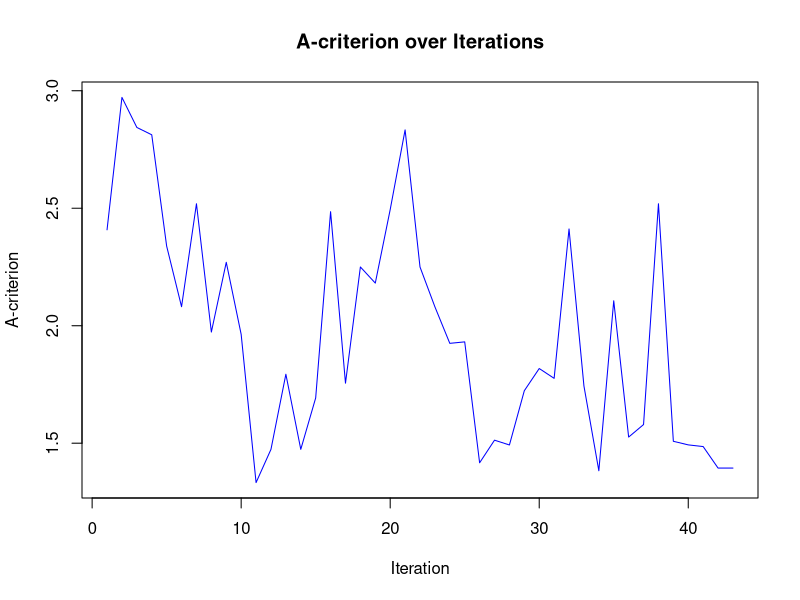

The R script that drew this image:
library(tidyverse)

P_matrix <- function(Z, R, G) {
  R_inv <- solve(R)
  G_inv <- solve(G)
  XtR_invZ <- t(Z) %*% R_inv %*% Z
  middle_inv <- solve(XtR_invZ + G_inv) 
  P <- R_inv - R_inv %*% Z %*% middle_inv %*% t(Z) %*% R_inv
  return(P)
}

a_criterion_r <- function(X, D, P){
  C <- t(X) %*% P %*% X
  C_inv <- solve(C)
  lambda <- D %*% C_inv %*% t(D)
  return(sum(diag(lambda)))
}

#？
a_criterion_f <- function(Xb, Xt){
  X <- cbind(Xb, Xt)
  information_matrix <- t(X) %*% X
  cols_Xt <- ncol(Xt)
  Xt_information <- information_matrix
  Xt_information_inv <- MASS::ginv(Xt_information)[(nrow(information_matrix) - cols_Xt + 1):nrow(information_matrix), 
                                              (ncol(information_matrix) - cols_Xt + 1):ncol(information_matrix)]
  return(sum(diag(Xt_information_inv)))
}
#？
is_matrix_in_list <- function(matrix, list_of_matrices) {
  for (mat in list_of_matrices) {
    if (identical(matrix, mat)) {
      return(TRUE)
    }
  }
  return(FALSE)
}


generate_all_permutations <- function(X) {
  n <- nrow(X)
  neighbors <- list()  
  index <- 1  
  
  for (i in 1:(n-1)) {
    for (j in (i+1):n) {
      X_new <- X
      
      temp <- X_new[i, ]  
      X_new[i, ] <- X_new[j, ]
      X_new[j, ] <- temp
      
      neighbors[[index]] <- X_new
      index <- index + 1
    }
  }
  return(neighbors)
}

generate_pairwise_permutations <- function(X) {
  n <- nrow(X)
  neighbors <- list()
  index <- 1
  for (i in 1:(n - 1)) {
    for (j in (i + 1):n) {
      if (all(X[i, ] == X[j, ])) {
        next
      }
      X_new <- X
      temp <- X_new[i, ]
      X_new[i, ] <- X_new[j, ]
      X_new[j, ] <- temp
      
      neighbors[[index]] <- X_new
      index <- index + 1
    }
  }
  
  return(neighbors)
}

is_matrix_in_list <- function(matrix, list_of_matrices) {
  for (mat in list_of_matrices) {
    if (identical(matrix, mat)) {
      return(TRUE)
    }
  }
  return(FALSE)
}

simulated_annealing <- function(data,
                                R = diag(0.1, nrow = nrow(data), ncol = nrow(data)),
                                max_iter = 10000,
                                initial_temperature = 1.5,
                                cooling_rate = 0.01,
                                epsilon = 0.0000001,
                                fixed_treatment = TRUE) {
  if (fixed_treatment == TRUE){
    
    
    
    
    
    
    
    
    X <- model.matrix(~ -1 + col + row + trt, data = data)
    Xb <- model.matrix(~ -1 + col + row, data = data)
    Xt <- model.matrix(~ -1 + trt, data = data)
    Xt_current <- Xt
    a_current <- a_criterion_f(Xb, Xt)
    a_values <- numeric(length = max_iter)
    a_values[1] <- a_current
    Xt_list <- list()
    Xt_list[[1]] <- Xt_current
    i <- 1
    while (i == 1 || 
           (i <= max_iter && 
                      abs(a_values[i-1] - a_current) / a_values[i-1] > epsilon)) {
      temperature <- initial_temperature * exp(-cooling_rate * i)
      Xt_candidate <- generate_pairwise_permutations(Xt_current)
      for (candidate in Xt_candidate ){
        a_candidate <- a_criterion_f(Xb, candidate)
        if ((a_candidate < a_current 
             || runif(1) < exp(-abs(a_current - a_candidate)/temperature)) && !is_matrix_in_list(candidate,Xt_list )
            ){
          message("we change the design matrix")
          Xt_current <- candidate
          a_current <- a_candidate
          break
        }
      }
      i <- i+1
      Xt_list[[i]] <- Xt_current
      a_values[i] <- a_current
    }
  
  return(list(optimal_design = Xt_current, a_history = a_values, iteration_number = i))
  }
  

}

data <- expand.grid(col=as.factor(1:4),
                    row=as.factor(1:4)) |>
  mutate(trt = sample(rep(LETTERS[1:4], 4)))
#data
X <- model.matrix(~-1+col+row + trt, data = data)
R <- diag(0.1, nrow=16, ncol=16)

optimal_design_info <- simulated_annealing(data, R)

#Xb <- model.matrix(~ -1 + col + row, data = data)
#Xt <- model.matrix(~ -1 + trt, data = data)
#Xt


#optimal_design_matrix <- as.matrix(optimal_design_info[["optimal_design"]])

iteration_number <- optimal_design_info[["iteration_number"]]

#optimal_design_matrix

a_values_vector <- unlist(optimal_design_info['a_history'])
par(mar=c(5.1, 4.1, 4.1, 2.1))
plot(a_values_vector[1:iteration_number], type = "l", main = "A-criterion over Iterations", xlab = "Iteration", ylab = "A-criterion", col = "blue")
a_value_re <- a_values_vector[iteration_number]

latin_square <- as.data.frame(matrix(0, nrow=4, ncol=4))


latin_square[1, ] <- c("A", "B", "C", "D")
latin_square[2, ] <- c("A", "B", "C", "D")
latin_square[3, ] <- c("A", "B", "C", "D")
latin_square[4, ] <- c("A", "B", "C", "D")


data_op <- expand.grid(col=as.factor(1:4),
                    row=as.factor(1:4))


data_op$trt <- as.vector(t(latin_square))

Xb <- model.matrix(~ -1 + col + row, data = data_op)
Xt <- model.matrix(~ -1 + trt, data = data_op)
A_op <- a_criterion_f(Xb, Xt)



